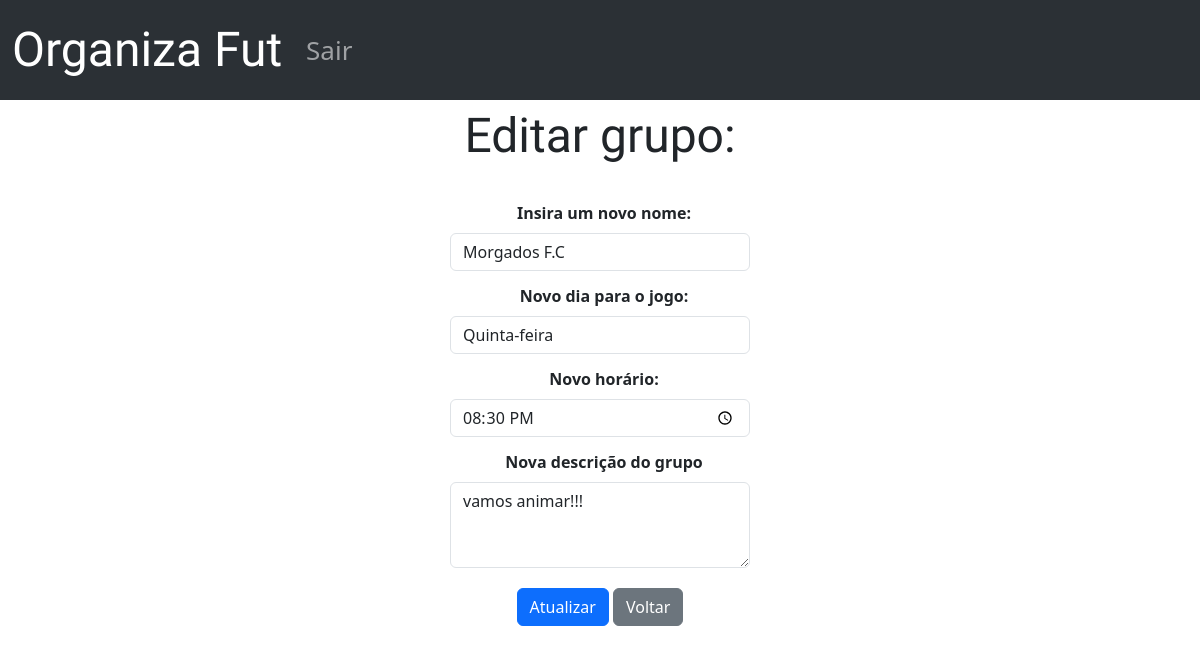
The app's page /editarGrupo.php?idGrupo=1 with its own data.
### tables this page shows
CREATE TABLE `grupo` (
  `idGrupo` int(11) NOT NULL,
  `nomeGrupo` varchar(45) NOT NULL,
  `diaSemana` varchar(20) NOT NULL,
  `horaJogo` time NOT NULL,
  `descricaoGrupo` varchar(300) NOT NULL,
  `idCriador` int(11) NOT NULL
);

### editarGrupo.php (the view, shortened to what this page needs)
<!DOCTYPE html>
<html lang="en" data-bs-theme="light">
<head>
    <link rel="stylesheet" href="css/bootstrap.min.css">
    <link rel="stylesheet" href="https://cdnjs.cloudflare.com/ajax/libs/font-awesome/4.7.0/css/font-awesome.min.css">
    <link rel="stylesheet" href="css/styledashboard.css">
</head>
<body>
    <div class="containerMenu text-center d-lg-block">
        <div class="row">
            <div class="col-12">
                <nav class="navbar navbar-expand-lg bg-body-tertiary" data-bs-theme="dark">
                    <div class="container-fluid">
                        <a class="navbar-brand" href="dashboard.php">
                            Organiza Fut
                        </a>
                        <div class="collapse navbar-collapse" id="navbarNavAltMarkup">
                            <div class="navbar-nav text-end">
                                <a class="nav-link" href="logout.php">Sair</a>
                            </div>
                        </div>
                    </div>
                </nav>
            </div>
        </div>
    </div>
    <?php
    include('config.php');
    $idGrupo = "";
    if (isset($_GET['idGrupo'])) {
        $idGrupo = $_GET['idGrupo'];
    }
    $sql = "SELECT * FROM grupo WHERE idGrupo = ?";
    $stmt = $conn->prepare($sql);
    $stmt->bind_param("i", $idGrupo);
    $stmt->execute();
    $result = $stmt->get_result();
    $row = $result->fetch_object();
    ?>
    <div class="row">
        <div class="col-12 text-center">
            <p class="nGrup">Editar grupo: </p>
        </div>
    </div>
    <main class="w-100 m-auto form-container">
        <div class="row">
            <div class="col-12 text-center">
                <form class="editAtulizar" action="salvargrupo.php" method="POST">
                    <div class="form-group col-lg-12">
                        <label for="nomeGrupo"><strong>Insira um novo nome: </strong></label>
                        <input type="text" name="nomeGrupo" id="nomeGrupo" class="form-control" value="<?php echo isset($row->nomeGrupo) ? $row->nomeGrupo : ''; ?>">
                    </div>
                    <div class="form-group col-lg-12">
                        <label for="diaSemana"><strong>Novo dia para o jogo: </strong></label>
                        <select id="diaSemana" name="diaSemana" class="form-control">
                            <option value="Quinta-feira" <?php echo (isset($row->diaSemana) && $row->diaSemana == "Quinta-feira") ? "selected" : ""; ?>>Quinta-feira</option>
                        </select>
                    </div>
                    <div class="form-group col-lg-12">
                        <label for="horaJogo"><strong>Novo horário: </strong></label>
                        <input type="time" name="horaJogo" id="horaJogo" class="form-control" value="<?php echo isset($row->horaJogo) ? $row->horaJogo : ''; ?>" placeholder="00:00">
                    </div>
                    <div class="form-group col-lg-12">
                        <label for="descricaoGrupo"><strong>Nova descrição do grupo</strong></label>
                        <textarea class="form-control" id="descricaoGrupo" name="descricaoGrupo" rows="3"><?php echo isset($row->descricaoGrupo) ? $row->descricaoGrupo : ''; ?></textarea>
                    </div>
                    <div class="btnAtualiza">
                        <button type="submit" class="btn btn-primary w-90">Atualizar</button>
                        <a href="seusGrupos.php" class="btn btn-secondary w-90">Voltar</a>
                    </div>
                </form>
            </div>
        </div>
    </main>
</body>
</html>

### css/styledashboard.css (style rules this page uses)
* { margin: 0; padding: 0; }
.navbar-brand { font-family: "Sedgwick Ave Display", cursive; font-weight: 400; font-style: normal; }
.navbar { height: 100px; font-size: 26px; }
.navbar-brand { font-size: 3rem; }
.form-container { max-width: 300px; padding: auto; }
label { margin: 13px 0 8px 8px; }
.nGrup { font-family: "Sedgwick Ave Display", cursive; font-weight: 400; font-style: normal; font-size: 3rem; }
.btnAtualiza { margin-top: 20px; }

### editarGrupo.php (style rules this page uses)
.btn { position: relative; top: 300%; }

### records on screen
grupo: nomeGrupo "Morgados F.C", diaSemana "Quinta-feira", horaJogo "20:30:00", descricaoGrupo "vamos animar!!!"
